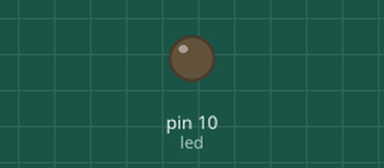
The sketch below on a simulated Arduino Uno, built with avr-gcc and run on an emulated ATmega328P. Shown: output pins drawn as LEDs (lit = HIGH).

Above: at 1.2 s.
At 12.3 s:
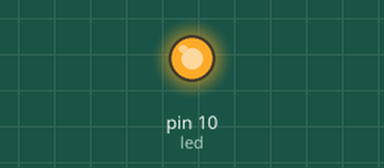
Timing chart, 0 to 12.8 s (numbered marks = the images above):
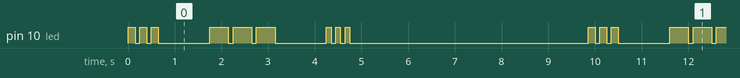

Measured:
- by itself, pin 10 (led): repeats every 9.9 s: 2 × (LOW 0.10 s, HIGH 0.15 s), LOW 1.1 s, 2 × (HIGH 0.40 s, LOW 0.10 s), HIGH 0.40 s, LOW 1.1 s, 2 × (HIGH 0.10 s, LOW 0.10 s), HIGH 0.10 s, LOW 5.1 s, HIGH 0.15 s
- by itself, everything shown: repeats every 9.9 s, in 18 steps

The sketch:

test_LED_Blink.ino
```cpp
//项目一 —— LED 闪烁
/*
   描述：LED每隔一秒交替亮灭一次
*/

int led = 10;
int ts = 150;
int tl = 400;
int t0 = 100;
int tbr1 = 1000;
int tbr2 = 5000;

void setup() {
  pinMode(led, OUTPUT);
}

void loop() {
  for(int i=0;i<3;i++){
    digitalWrite(led,HIGH);
    delay(ts);
    digitalWrite(led,LOW);
    delay(t0);
    }

    delay(tbr1);

  for(int i=0;i<3;i++){
    digitalWrite(led,HIGH);
    delay(tl);
    digitalWrite(led,LOW);
    delay(t0);
    }

    delay(tbr1);

  for(int i=0;i<3;i++){
    digitalWrite(led,HIGH);
    delay(t0);
    digitalWrite(led,LOW);
    delay(t0);
    }

    delay(tbr2);
}
```
